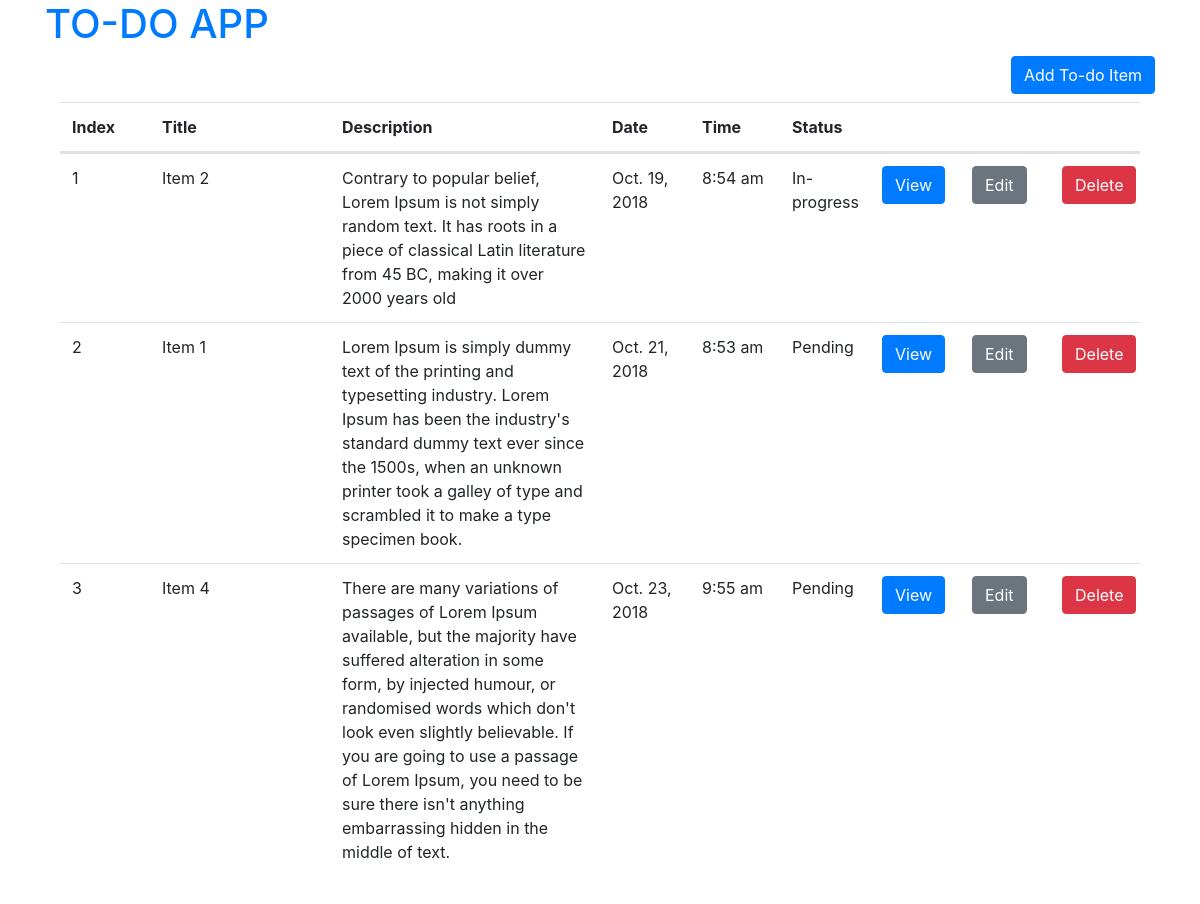
The page / on the database its author committed.
### web/models.py (models this page shows, shortened)
class Todo(models.Model):
    INPROGRESS = 'I'
    COMPLETED = 'C'
    PENDING = 'P'
    STATUS_CHOICES = (
        (PENDING, 'Pending'),
        (INPROGRESS, 'In-progress'),
        (COMPLETED, 'Completed'),
    )
    title = models.CharField(max_length=100)
    description = models.TextField(null=True, blank=True)
    date = models.DateField()
    time = models.TimeField()
    status = models.CharField(choices=STATUS_CHOICES, max_length=1, default='P')
    created_date = models.DateTimeField(auto_now_add=True)
    modified_date = models.DateTimeField(auto_now=True)
    is_active = models.BooleanField(default=True)
    class Meta:
        verbose_name = "To-do item"
        verbose_name_plural = "To-do items"
    def get_status(self):
        if self.status == self.INPROGRESS:
            return 'In-progress'
        elif self.status == self.COMPLETED:
            return 'Completed'
        elif self.status == self.PENDING:
            return 'Pending'
        else:
            return None
    def get_slug(self):
        slug = slugify(self.title)
        return slug

### web/views.py (the view)
# urls.py: url(r'^$', TodoListView.as_view(), name="todo_list"),
class TodoListView(ListView):
    model = Todo
    context_object_name = 'todo_list'
    ordering = ['date', 'time']
    def get_queryset(self):
        ordering = self.get_ordering()
        return self.model.objects.filter(is_active=True).order_by(*ordering)

### web/templates/web/todo_list.html
{% extends 'web/base.html' %}
{% block content %}
<h3 class="float-right"><a class="btn btn-primary" href="{% url 'todo_create' %}">Add To-do Item</a></h3>
    <div class="container-fluid">
        <table class="table table-hover">
            <thead>
                <tr class="d-flex">
                    <th scope="col" class="col-1">Index</th>
                    <th scope="col" class="col-2">Title</th>
                    <th scope="col" class="col-3">Description</th>
                    <th scope="col" class="col-1">Date</th>
                    <th scope="col" class="col-1">Time</th>
                    <th scope="col" class="col-1">Status</th>
                    <th scope="col" class="col-1"></th>
                    <th scope="col" class="col-1"></th>
                    <th scope="col" class="col-1"></th>
                </tr>
            </thead>
            <tbody>
                {% for item in todo_list %}
                <tr class="d-flex">
                    <td scope="row" class="col-1"><p>{{ forloop.counter }}</p></td>
                    <td class="col-2">{{ item.title }}</td>
                    <td class="col-3">{{ item.description }}</td>
                    <td class="col-1">{{ item.date}}</td>
                    <td class="col-1">{{ item.time|time:"g:i A"|lower }}</td>
                    <td class="col-1">{{ item.get_status }}</td>
                    <td class="col-1"><a class="btn btn-primary" href="{% url 'todo_detail' item.get_slug item.id %}">View</a></td>
                    <td class="col-1"><a class="btn btn-secondary" href="{% url 'todo_update' item.get_slug item.id %}">Edit</a></td>
                    <td class="col-1"><a class="btn btn-danger" href="{% url 'todo_delete' item.get_slug item.id %}">Delete</a></td>
                </tr>
                {% endfor %}
            </tbody>
        </table>
    </div>
{% endblock content %}

### web/templates/web/base.html (shortened to what this page needs)
{% load static %}
<!doctype html>
<html class="no-js" lang="en">
    <head>
        <link rel="stylesheet" type="text/css" href="{% static 'web/css/bootstrap.min.css' %}">
    </head>
    <body id="{% block body_id %}{% endblock body_id %}" class="{% block body_tags %}{% endblock body_tags %}" style="margin-bottom:200px;">
        <section class="container">
            {% block header %}
                <a href="{% url 'todo_list' %}"><h1>TO-DO APP</h1></a>
            {% endblock header %}
            <section id="content-wrapper" class="content-wrapper">
                {% block content %}{% endblock content %}
            </section>
        </section>
    </body>
</html>

### rows shown on the page
Todo: title "Item 2", description "Contrary to popular belief, Lorem Ipsum is not simply random text. It has roots in a piece of classical Latin literature from 45 BC, making it over 2000 years old", date "Oct. 19, 2018", time "8:54 am", get_status "In-progress"
Todo: title "Item 1", description "Lorem Ipsum is simply dummy text of the printing and typesetting industry. Lorem Ipsum has been the industry's standard dummy text ever since the 1500s, when an unknown printer took a galley of type and scrambled it to make a type specimen book.", date "Oct. 21, 2018", time "8:53 am", get_status "Pending"
Todo: title "Item 4", description "There are many variations of passages of Lorem Ipsum available, but the majority have suffered alteration in some form, by injected humour, or randomised words which don't look even slightly believable. If you are going to use a passage of Lorem Ipsum, you need to be sure there isn't anything embarrassing hidden in the middle of text.", date "Oct. 23, 2018", time "9:55 am", get_status "Pending"
